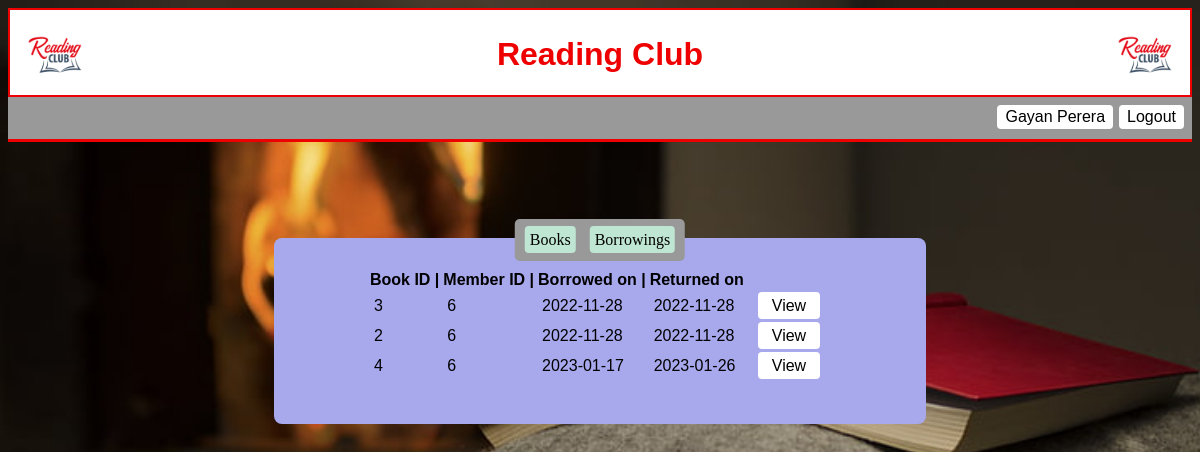
Screenshot of /member_borrowings.php (signed in) with the database file from the repository.
### tables this page shows
CREATE TABLE `borrowings` (
  `borrowingID` int(11) NOT NULL,
  `bookID` int(11) DEFAULT NULL,
  `userID` int(11) DEFAULT NULL,
  `borrowing_date` date DEFAULT NULL,
  `returning_date` date DEFAULT NULL
);

### member_borrowings.php (the view, shortened to what this page needs)
<!DOCTYPE html>
<?php require_once 'php/db_connection.php' ?>
<html>
<head>
    <link rel="stylesheet" type="text/css" href="css/index.css">
</head>
<body style="background-image: url('icon/member_home.jpg');background-repeat:no-repeat;background-attachment:fixed;background-size:cover;">
    <div class="container">
        <div class="top">
            <img src="./icon/logo.jpg" style="float:left;width:80px;">
            <img src="./icon/logo.jpg" style="float:right;width:80px;">
            <center><h1>Reading Club</h1></center>
        </div>
        <div class="mid">
            <a href="login.php">Logout</a>
            <a href="member_edit_self_profile.php"><?php echo $_SESSION["username"]; ?></a>
        </div>
         <div class="nav">
            <div class="nav-btn">
                <center>
                    <a href="member_books.php">Books</a>
                    <a href="member_borrowings.php">Borrowings</a>
                </center>
            </div>
        </div><br>
        <center>
            <br>
            <div class="form-box">
                <table>
                    <tr>
                        <th>Book ID |</th>
                        <th>Member ID |</th>
                        <th>Borrowed on |</th>
                        <th>Returned on</th>
                    </tr>
                    <?php
                        $sql = "SELECT * FROM borrowings WHERE userID = ".$_SESSION["userID"];
                        $result = $conn->query($sql);
                        if ($result->num_rows > 0) {
                            while($row = $result->fetch_assoc()) {
                                echo "<tr>";
                                echo "<td>".$row["bookID"]."</td><td>".$row["userID"]."</td><td>".$row["borrowing_date"]."</td><td>".$row["returning_date"]."</td><td><a href='member_view_borrowing.php?borrowingID=".$row["borrowingID"]."'>&nbsp;&nbsp;View&nbsp;&nbsp;</a></td>";
                                echo "</tr>";
                            }
                        } else {
                            echo "0 results";
                        }
                    ?>
                    <tr>
                        <td></td>
                    </tr>
                </table>
            </div>
        </center>
    </div>
</body>
</html>

### css/index.css (style rules this page uses)
.top { background-color:#ffffff; color:white; width:100%; height:89px; padding:5px; box-sizing:border-box; border:2px solid #ef0000; }
.top h1 { text-align:center; color:#ef0000; font-family:sans-serif; }
.mid { background-color:#999999; color:black; width:100%; height:45px; padding:5px; box-sizing:border-box; border-bottom-style:solid; border-bottom-color:#ef0000; font-family:sans-serif; }
.mid a { background-color:#ffffff; text-align:center; color:#000000; padding-top:3px; padding-bottom:3px; padding-left:8px; padding-right:8px; border-radius:4px; text-decoration:none; float:right; margin:3px; }
.container { width:100%; height:auto; background-color:66ff33; box-sizing:border-box; }
.nav { margin:10px; }
.nav a { padding:5px; background-color:#bfe6d2; color:#000000; text-decoration:none; margin:5px; border-radius:4px; }
.form-box { background-color:#a8a8ec; border-radius:8px; padding:30px; width:50%; margin:50px; font-family:sans-serif; }
.form-box td { padding:5px; }
.form-submit-button, .form-box a { background-color:#ffffff; text-align:center; color:#000000; padding:5px; border-radius:4px; border:none; text-decoration:none; margin:3px; margin:6px; }
.nav-btn { position: absolute; top: 30%; left: 50%; transform: translate(-50%, -50%); -ms-transform: translate(-50%, -50%); background-color: #999999; padding: 12px 5px; border: none; border-radius: 5px; }

### rows the page displays
borrowings: bookID "3", userID "6", borrowing_date "2022-11-28", returning_date "2022-11-28"
borrowings: bookID "2", userID "6", borrowing_date "2022-11-28", returning_date "2022-11-28"
borrowings: bookID "4", userID "6", borrowing_date "2023-01-17", returning_date "2023-01-26"

### other values shown
$_SESSION["username"] "Gayan Perera"
